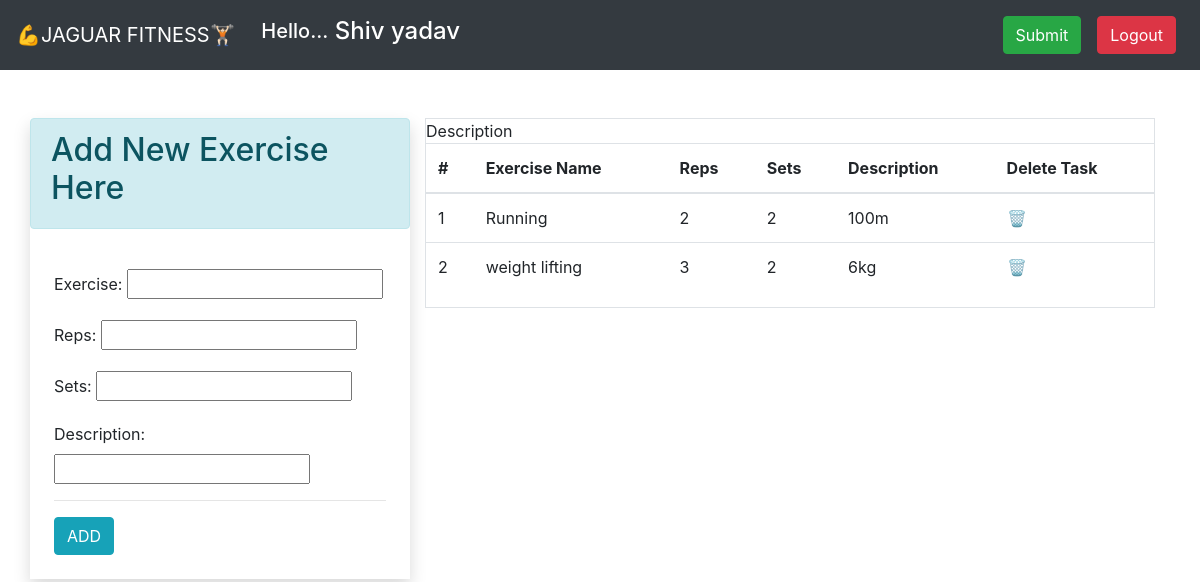
Page / (signed in) on the committed database.
### workout/models.py (models this page shows)
class Exercise_add(models.Model):
    Exercise = models.CharField(max_length=500)
    Reps = models.IntegerField()
    Sets = models.IntegerField()
    user = models.ForeignKey(User, on_delete=models.CASCADE)
    date = models.DateTimeField(auto_now_add=True)
    Description = models.CharField(max_length=100)

### workout/views.py (the view)
# urls.py: 2. Add a URL to urlpatterns:  path('', views.home, name='home')
@login_required(login_url='login')
def home(request):
    if request.user.is_authenticated:
        user = request.user
        form = Exercise_add_Form()
        exer = Exercise_add.objects.filter(user=user).order_by('id')
        return render(request, 'index.html', context={'form': form, 'exer': exer, })

### workout/forms.py
class Exercise_add_Form(ModelForm):
    class Meta:
        model = Exercise_add
        fields = ['Exercise', 'Reps', 'Sets', 'Description']

### templates/index.html (shortened to what this page needs)
{% extends 'base.html' %}
{% block content %}
<div>
  <div class="container pt-4">
    <div class="row  p-0 mt-4">
      <div class="col-lg-4 mx-auto shadow p-0">
        <div class="alert alert-info">
          <h2>Add New Exercise Here</h2>
        </div>
        <div class="p-4">
          <form action="/add-exercise/" method="POST">
            {{form.as_p}}
            <hr>
            <input type="submit" value="ADD" class="btn btn-info">
          </form>
        </div>
      </div>
      <div class="col">
        <div class="border">
          {% if exer|length == 0 %}
          <div class="p-4">
            <br>
            <br>
            <div class="alert alert-info text-center">
              <p class="" style="font-size: 30px;">No Exercise</p>
            </div>
            <br>
            <br>
          </div>
          {%else%}
          <div>
            <table class="table">
              <thead>
                <tr>
                  <th>#</th>
                  <th>Exercise Name</th>
                  <th>Reps</th>
                  <th>Sets</th>Description
                  <th>Description</th>
                  <th>Delete Task</th>
                </tr>
              </thead>
              <tbody>
                {% for exr in exer %}
                <tr>
                  <td>{{forloop.counter}}</td>
                  <td>{{exr.Exercise}}</td>
                  <td>{{exr.Reps}}</td>
                  <td>{{exr.Sets}}</td>
                  <td>{{exr.Description}}</td>
                  <td>
                    <a href="/delete-exercise/{{exr.id}}" title="Delete" class="">🗑️</a>
                  </td>
                </tr>
                {%endfor%}
              </tbody>
            </table>
          </div>
          {%endif%}
        </div>
      </div>
    </div>
  </div>
</div>
{% endblock %}

### templates/base.html (shortened to what this page needs)
<!doctype html>
<html lang="en">
{% load static %}
<head>
    <link rel="stylesheet" href="https://cdn.jsdelivr.net/npm/bootstrap@4.5.3/dist/css/bootstrap.min.css"
>
</head>
<body>
    <nav class="navbar navbar-expand-lg  navbar-dark bg-dark">
        <a class="navbar-brand" href="/">💪JAGUAR FITNESS🏋🏻</a>
        {% if request.user.is_authenticated %}
        <h5 style="color:white";>&nbsp&nbspHello...</h5>
        <h4 style="color:white";>&nbsp{{request.user}}</h4>
        {% endif %}
        <div class="collapse navbar-collapse" id="navbarNav">
            <ul class="navbar-nav ml-auto">
                {% if request.user.is_authenticated %}
            <div>
            <form method="post">
                <li class="nav-item">
                    <a class="nav-link" href="/email"><button type="button" class="btn btn-success" >Submit</button></a>
                </li>
            </form>
            </div>
                <li class="nav-item">
                    <a class="nav-link" href="/logout"><button type="button" class="btn btn-danger">Logout</button></a>
                </li>
                {% endif %}
            </ul>
        </div>
    </nav>
    <div>
        {% block content %}
        {% endblock %}
    </div>
</body>
</html>

### rows in the picture
Exercise_add: Exercise "Running", Reps "2", Sets "2", Description "100m"
Exercise_add: Exercise "weight lifting", Reps "3", Sets "2", Description "6kg"

### other values in the picture
{{ request.user }} "Shiv yadav"
